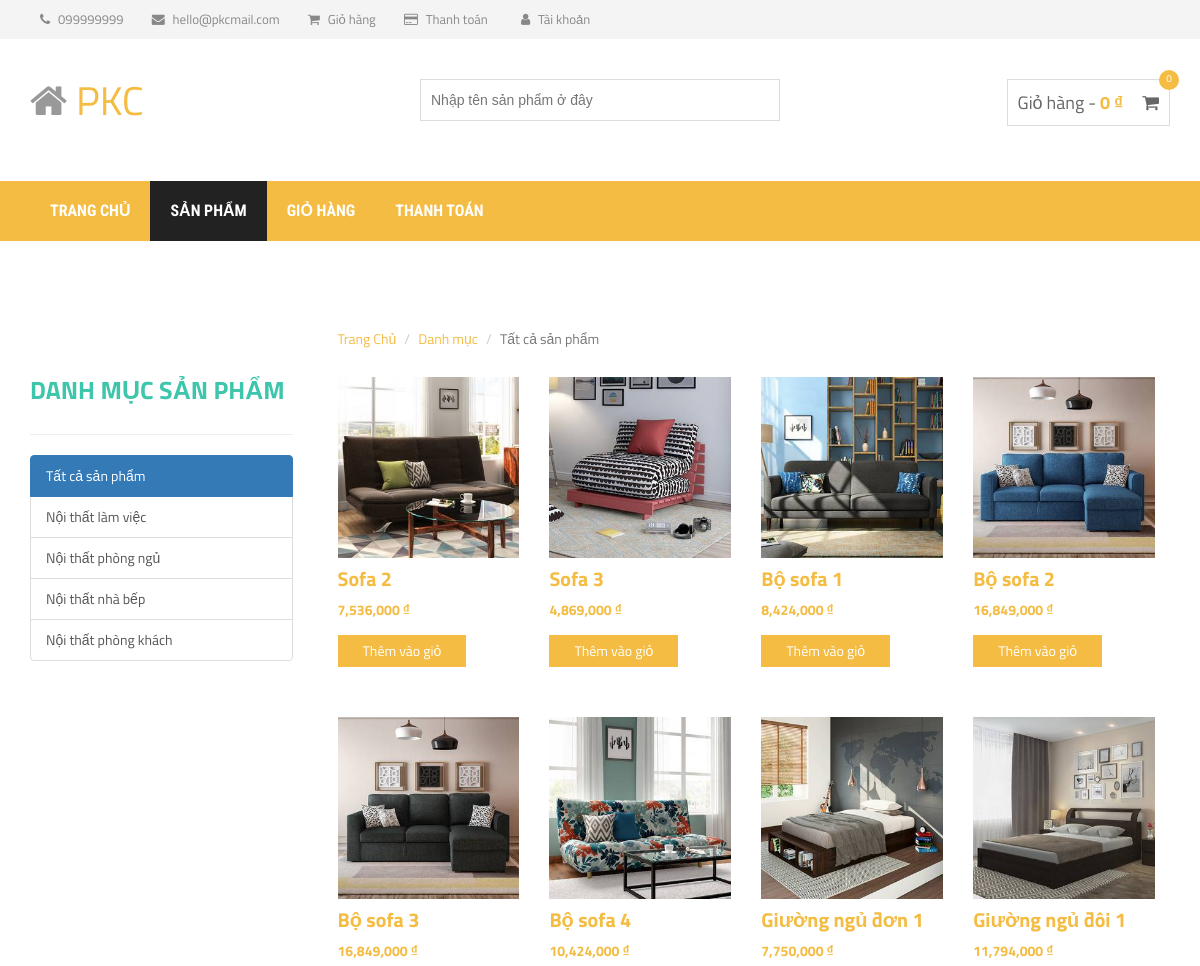
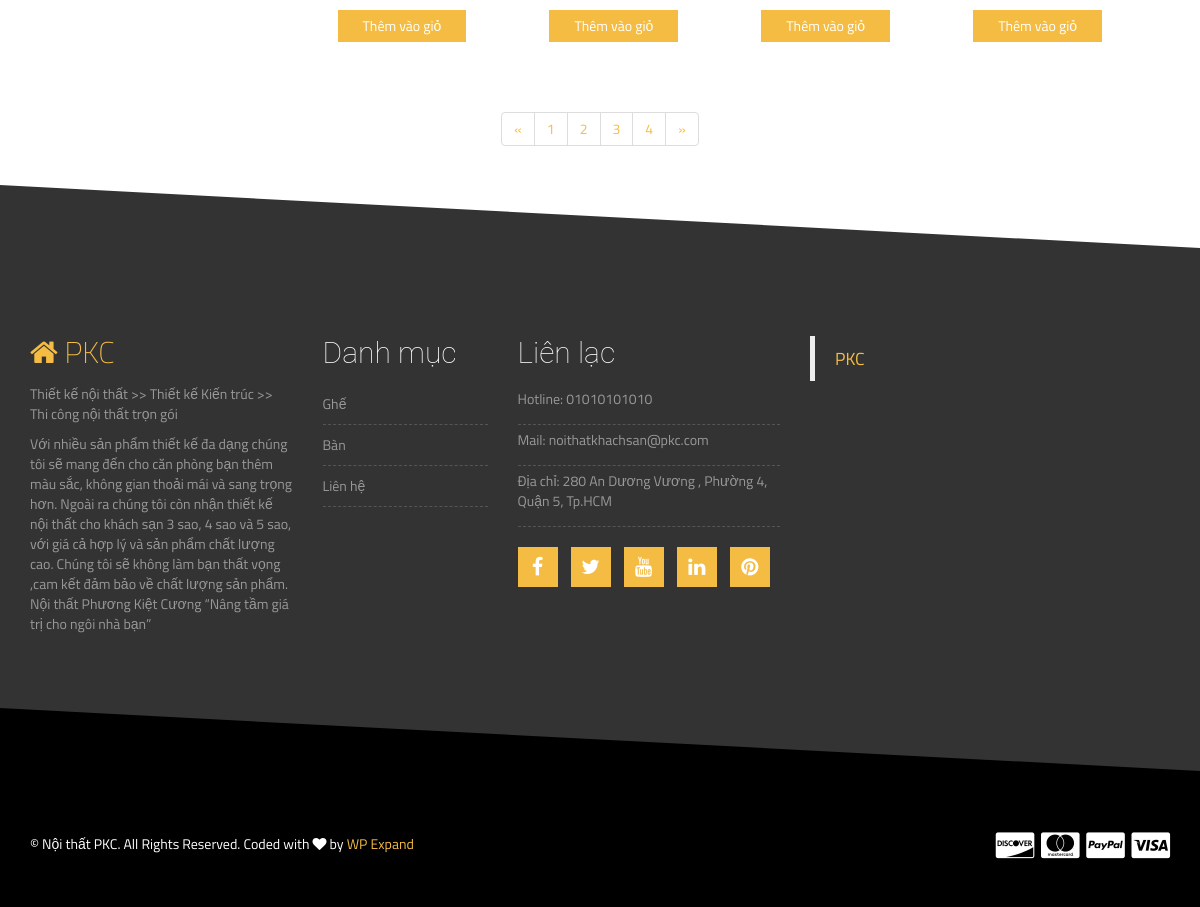
/product.php?page=2, run on the app's committed database (2 pictures, top to bottom).
### tables this page shows
CREATE TABLE IF NOT EXISTS `loai_san_pham` (
  `id_loai` int(11) NOT NULL AUTO_INCREMENT,
  `ten_loai` varchar(150) NOT NULL,
  PRIMARY KEY (`id_loai`)
);

CREATE TABLE IF NOT EXISTS `san_pham` (
  `id_sp` int(11) NOT NULL AUTO_INCREMENT,
  `ten_sp` varchar(150) NOT NULL,
  `id_loai` int(11) NOT NULL,
  `don_gia` int(20) NOT NULL,
  `hinh` varchar(300) NOT NULL,
  PRIMARY KEY (`id_sp`)
);

### templates/layout.php (called while the page is built)
<?php
include("head.php");
include("header-area.php");
include("site-branding-area.php");
include("mainmenu.php");
include("content.php");
include("footer-top.php");
include("footer-bottom.php");
?>

### product.php (called while the page is built, shortened)
<?php
include("process/xemSanPham.php");
include("process/xemLoaiSanPham.php");
$pmodel=new pModel();
$tmodel = new tModel();
$lmodel = new tModel();
$dssp = new pModel();
$allloai = $tmodel->Xem_tat_ca();
$pagecount=1;
$ds_sp=$pmodel->Xem_tat_ca();
$arrtensp = array();
$arrsp = array();
$i = 0;
if(isset($_GET["search"])){
    $searchlist=$dssp->Tim_san_pham($_GET["search"]);
    foreach($searchlist as $sp){
        $arrtensp[]=$sp->ten_sp;
        $arrsp[$pagecount][] = $sp;
        $i++;
        if($i==8){
            $pagecount++;
            $i=0;
        }
    }
}
else{
    if(isset($_GET["loai"])){
        $loai = $lmodel->Xem_chi_tiet($_GET["loai"]);
        $sploai = $dssp->Xem_theo_loai($loai->id_loai);
        foreach($sploai as $sp){
            $arrtensp[]=$sp->ten_sp;
            $arrsp[$pagecount][] = $sp;
            $i++;
            if($i==8){
                $pagecount++;
                $i=0;
            }
        }
    }
    else{
    foreach($ds_sp as $sp){
        $arrsp[$pagecount][] = $sp;
        $i++;
        if($i==8){
            $pagecount++;
            $i=0;
        }
    }
}
}
include("templates/layout.php");
?>

### lib/database.php (called while the page is built, shortened)
<?php
class database{
    protected $pdo = NULL;
    protected $sql = '';
    public function __construct() {
        try
		{
			$this->pdo = new PDO("mysql:host=".DB_HOST."; dbname=".DB_NAME,DB_USER,DB_PWD);
			$this->pdo->query('set names "utf8"');
		}
		catch(PDOException $ex )
		{
			die($ex->getMessage());
		}
    }
    public function setQuery($sql) {
        $this->sql = $sql;
    }
    public function execute($options=array()) {
        $this->sta = $this->pdo->prepare($this->sql);
        $this->sta->execute();
        return $this->sta;
    }
    public function loadAllRows($options=array()) {
        if(!$options) {
            if(!$result = $this->execute())
                return false;
        }
        else {
            if(!$result = $this->execute($options))
                return false;
        }
        return $result->fetchAll(PDO::FETCH_OBJ);
    }
}
?>

### process/xemLoaiSanPham.php (called while the page is built, shortened)
<?php
include_once("lib/database.php");
class tModel extends database
{
	public function Xem_tat_ca()
	{
		$sql="SELECT * FROM loai_san_pham";
		return $this->loadAllRows();
	}
}
?>

### process/xemSanPham.php (called while the page is built, shortened)
<?php
include_once("lib/database.php");
class pModel extends database
{
	public function Xem_tat_ca($vt=-1,$limit=-1)
	{
		$sql="SELECT * FROM san_pham ";
		return $this->loadAllRows();
	}
}
?>

### views/products/product_list.php (the view, shortened to what this page needs)
<div class="col-md-9">
<?php
foreach($arrsp[isset($_GET["page"])?$page=$_GET["page"]:$page=1] as $sanpham){
?>
         <div class="col-md-3 col-sm-6">
                    <div class="single-shop-product">
                        <div class="product-upper">
                        	<a href="detail.php?id_sp=<?php echo $sanpham->id_sp;?>" title="<?php echo $sanpham->ten_sp; ?>" id="tensp<?php echo $sanpham->id_sp?>">
                            <img src="img/<?php echo $sanpham->hinh?>" alt="">
                            </a>
                        </div>
                        <h2><a href="detail.php?id_sp=<?php echo $sanpham->id_sp;?>" title="<?php echo $sanpham->ten_sp; ?>" id="tensp<?php echo $sanpham->id_sp?>"><?php echo $sanpham->ten_sp; ?></a></h2>
                        <div class="product-carousel-price">
                            <ins><?php echo number_format($sanpham->don_gia)." "?>₫</ins>
                        </div>
                        <div class="product-option-shop">
                            <a class="add_to_cart_button" data-quantity="1" data-product_sku="" data-product_id="70" rel="nofollow" href="javascript:void(0)" id="<?php echo $sanpham->id_sp?>" >Thêm vào giỏ</a>
                        </div>
                    </div>
                </div>
<?php
}
?>
</div>

### views/products/list-group.php
<div class="col-md-3">
    <h3 class="sidebar-title">Danh mục sản phẩm</h3>
    <hr />
    <?php if(isset($loai)){
        ?>
    <ul class="list-group">
        <a href="product.php" class="list-group-item">Tất cả sản phẩm</a>
        <?php
        foreach($allloai as $loaisp){
            if($loaisp == $loai){
            ?>
            <p class="list-group-item active"><?php echo $loaisp->ten_loai?></p>
            <?php
        }
        else{
        ?>
        <a href="product.php?loai=<?php echo $loaisp->id_loai?>" class="list-group-item"><?php echo $loaisp->ten_loai?></a>
            <?php
        }
    }
        ?>
    </ul>
    <?php
    }
    else{
        ?>
    <ul class="list-group">
        <a href="product.php" class="list-group-item active">Tất cả sản phẩm</a>
        <?php
        foreach($allloai as $loaisp){
        ?>
        <a href="product.php?loai=<?php echo $loaisp->id_loai?>" class="list-group-item"><?php echo $loaisp->ten_loai?></a>
            <?php
        }
        ?>
    </ul>
    <?php
    } ?>
</div>

### css/style.css (style rules this page uses)
img { max-width: 100%; height: auto; }
h1, h2, h3, h4, h5, h6 { font-weight: 700; margin: 0 0 15px; }
body { font-family: 'Titillium Web', sans-serif; }
.product-carousel-price ins { color: #f4bc42; font-weight: 700; margin-right: 5px; text-decoration: none; }
a { color: #f4bc42 }
.sidebar-title { color: #3dc6ab; font-size: 25px; margin-bottom: 30px; text-transform: uppercase; }
.add_to_cart_button { background: none repeat scroll 0 0 #f4bc42; border: medium none; color: #fff; padding: 6px 25px;display: inline-block }
.single-shop-product h2 { font-size: 20px; margin: 10px 0; }
.product-option-shop { margin-top: 15px; }
.single-shop-product { margin-bottom: 50px }

### data on the page
loai_san_pham: ten_loai "Nội thất làm việc"
loai_san_pham: ten_loai "Nội thất phòng ngủ"
loai_san_pham: ten_loai "Nội thất nhà bếp"
loai_san_pham: ten_loai "Nội thất phòng khách"
san_pham: hinh (picture), ten_sp "Sofa 2", don_gia "7,536,000"
san_pham: hinh (picture), ten_sp "Sofa 3", don_gia "4,869,000"
san_pham: hinh (picture), ten_sp "Bộ sofa 1", don_gia "8,424,000"
san_pham: hinh (picture), ten_sp "Bộ sofa 2", don_gia "16,849,000"
san_pham: hinh (picture), ten_sp "Bộ sofa 3", don_gia "16,849,000"
san_pham: hinh (picture), ten_sp "Bộ sofa 4", don_gia "10,424,000"
san_pham: hinh (picture), ten_sp "Giường ngủ đơn 1", don_gia "7,750,000"
san_pham: hinh (picture), ten_sp "Giường ngủ đôi 1", don_gia "11,794,000"
